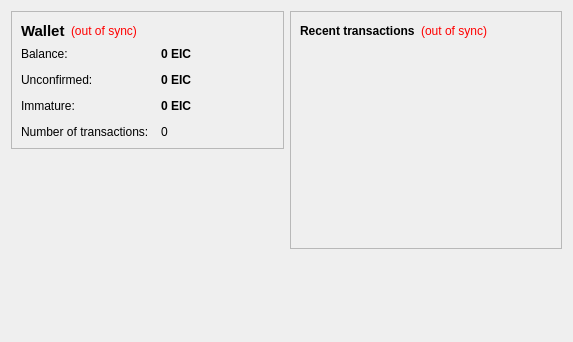
<?xml version="1.0" encoding="UTF-8"?>
<ui version="4.0">
 <class>OverviewPage</class>
 <widget class="QWidget" name="OverviewPage">
  <property name="geometry">
   <rect>
    <x>0</x>
    <y>0</y>
    <width>573</width>
    <height>342</height>
   </rect>
  </property>
  <property name="windowTitle">
   <string>Form</string>
  </property>
  <layout class="QHBoxLayout" name="horizontalLayout" stretch="1,1">
   <item>
    <layout class="QVBoxLayout" name="verticalLayout_2">
     <item>
      <widget class="QFrame" name="frame">
       <property name="frameShape">
        <enum>QFrame::StyledPanel</enum>
       </property>
       <property name="frameShadow">
        <enum>QFrame::Raised</enum>
       </property>
       <layout class="QVBoxLayout" name="verticalLayout_4">
        <item>
         <layout class="QHBoxLayout" name="horizontalLayout_4">
          <item>
           <widget class="QLabel" name="label_5">
            <property name="font">
             <font>
              <pointsize>11</pointsize>
              <weight>75</weight>
              <bold>true</bold>
             </font>
            </property>
            <property name="text">
             <string>Wallet</string>
            </property>
           </widget>
          </item>
          <item>
           <widget class="QLabel" name="labelWalletStatus">
            <property name="toolTip">
             <string>The displayed information may be out of date. Your wallet automatically synchronizes with the Eightcoin network after a connection is established, but this process has not completed yet.</string>
            </property>
            <property name="styleSheet">
             <string notr="true">QLabel { color: red; }</string>
            </property>
            <property name="text">
             <string notr="true">(out of sync)</string>
            </property>
            <property name="alignment">
             <set>Qt::AlignLeading|Qt::AlignLeft|Qt::AlignVCenter</set>
            </property>
           </widget>
          </item>
          <item>
           <spacer name="horizontalSpacer_2">
            <property name="orientation">
             <enum>Qt::Horizontal</enum>
            </property>
            <property name="sizeHint" stdset="0">
             <size>
              <width>40</width>
              <height>20</height>
             </size>
            </property>
           </spacer>
          </item>
         </layout>
        </item>
        <item>
         <layout class="QFormLayout" name="formLayout_2">
          <property name="fieldGrowthPolicy">
           <enum>QFormLayout::AllNonFixedFieldsGrow</enum>
          </property>
          <property name="horizontalSpacing">
           <number>12</number>
          </property>
          <property name="verticalSpacing">
           <number>12</number>
          </property>
          <item row="0" column="0">
           <widget class="QLabel" name="label">
            <property name="text">
             <string>Balance:</string>
            </property>
           </widget>
          </item>
          <item row="0" column="1">
           <widget class="QLabel" name="labelBalance">
            <property name="font">
             <font>
              <weight>75</weight>
              <bold>true</bold>
             </font>
            </property>
            <property name="cursor">
             <cursorShape>IBeamCursor</cursorShape>
            </property>
            <property name="toolTip">
             <string>Your current balance</string>
            </property>
            <property name="text">
             <string notr="true">0 EIC</string>
            </property>
            <property name="textInteractionFlags">
             <set>Qt::LinksAccessibleByMouse|Qt::TextSelectableByKeyboard|Qt::TextSelectableByMouse</set>
            </property>
           </widget>
          </item>
          <item row="1" column="0">
           <widget class="QLabel" name="label_3">
            <property name="text">
             <string>Unconfirmed:</string>
            </property>
           </widget>
          </item>
          <item row="1" column="1">
           <widget class="QLabel" name="labelUnconfirmed">
            <property name="font">
             <font>
              <weight>75</weight>
              <bold>true</bold>
             </font>
            </property>
            <property name="cursor">
             <cursorShape>IBeamCursor</cursorShape>
            </property>
            <property name="toolTip">
             <string>Total of transactions that have yet to be confirmed, and do not yet count toward the current balance</string>
            </property>
            <property name="text">
             <string notr="true">0 EIC</string>
            </property>
            <property name="textInteractionFlags">
             <set>Qt::LinksAccessibleByMouse|Qt::TextSelectableByKeyboard|Qt::TextSelectableByMouse</set>
            </property>
           </widget>
          </item>
          <item row="3" column="0">
           <widget class="QLabel" name="label_2">
            <property name="text">
             <string>Number of transactions:</string>
            </property>
           </widget>
          </item>
          <item row="3" column="1">
           <widget class="QLabel" name="labelNumTransactions">
            <property name="toolTip">
             <string>Total number of transactions in wallet</string>
            </property>
            <property name="text">
             <string notr="true">0</string>
            </property>
           </widget>
          </item>
          <item row="2" column="0">
           <widget class="QLabel" name="labelImmatureText">
            <property name="text">
             <string>Immature:</string>
            </property>
           </widget>
          </item>
          <item row="2" column="1">
           <widget class="QLabel" name="labelImmature">
            <property name="font">
             <font>
              <weight>75</weight>
              <bold>true</bold>
             </font>
            </property>
            <property name="toolTip">
             <string>Mined balance that has not yet matured</string>
            </property>
            <property name="text">
             <string notr="true">0 EIC</string>
            </property>
            <property name="textInteractionFlags">
             <set>Qt::LinksAccessibleByMouse|Qt::TextSelectableByKeyboard|Qt::TextSelectableByMouse</set>
            </property>
           </widget>
          </item>
         </layout>
        </item>
       </layout>
      </widget>
     </item>
     <item>
      <spacer name="verticalSpacer">
       <property name="orientation">
        <enum>Qt::Vertical</enum>
       </property>
       <property name="sizeHint" stdset="0">
        <size>
         <width>20</width>
         <height>40</height>
        </size>
       </property>
      </spacer>
     </item>
    </layout>
   </item>
   <item>
    <layout class="QVBoxLayout" name="verticalLayout_3">
     <item>
      <widget class="QFrame" name="frame_2">
       <property name="frameShape">
        <enum>QFrame::StyledPanel</enum>
       </property>
       <property name="frameShadow">
        <enum>QFrame::Raised</enum>
       </property>
       <layout class="QVBoxLayout" name="verticalLayout">
        <item>
         <layout class="QHBoxLayout" name="horizontalLayout_2">
          <item>
           <widget class="QLabel" name="label_4">
            <property name="text">
             <string>&lt;b&gt;Recent transactions&lt;/b&gt;</string>
            </property>
           </widget>
          </item>
          <item>
           <widget class="QLabel" name="labelTransactionsStatus">
            <property name="toolTip">
             <string>The displayed information may be out of date. Your wallet automatically synchronizes with the Eightcoin network after a connection is established, but this process has not completed yet.</string>
            </property>
            <property name="styleSheet">
             <string notr="true">QLabel { color: red; }</string>
            </property>
            <property name="text">
             <string notr="true">(out of sync)</string>
            </property>
            <property name="alignment">
             <set>Qt::AlignRight|Qt::AlignTrailing|Qt::AlignVCenter</set>
            </property>
           </widget>
          </item>
          <item>
           <spacer name="horizontalSpacer">
            <property name="orientation">
             <enum>Qt::Horizontal</enum>
            </property>
            <property name="sizeHint" stdset="0">
             <size>
              <width>40</width>
              <height>20</height>
             </size>
            </property>
           </spacer>
          </item>
         </layout>
        </item>
        <item>
         <widget class="QListView" name="listTransactions">
          <property name="styleSheet">
           <string notr="true">QListView { background: transparent; }</string>
          </property>
          <property name="frameShape">
           <enum>QFrame::NoFrame</enum>
          </property>
          <property name="verticalScrollBarPolicy">
           <enum>Qt::ScrollBarAlwaysOff</enum>
          </property>
          <property name="horizontalScrollBarPolicy">
           <enum>Qt::ScrollBarAlwaysOff</enum>
          </property>
          <property name="selectionMode">
           <enum>QAbstractItemView::NoSelection</enum>
          </property>
         </widget>
        </item>
       </layout>
      </widget>
     </item>
     <item>
      <spacer name="verticalSpacer_2">
       <property name="orientation">
        <enum>Qt::Vertical</enum>
       </property>
       <property name="sizeHint" stdset="0">
        <size>
         <width>20</width>
         <height>40</height>
        </size>
       </property>
      </spacer>
     </item>
    </layout>
   </item>
  </layout>
 </widget>
 <resources/>
 <connections/>
</ui>
